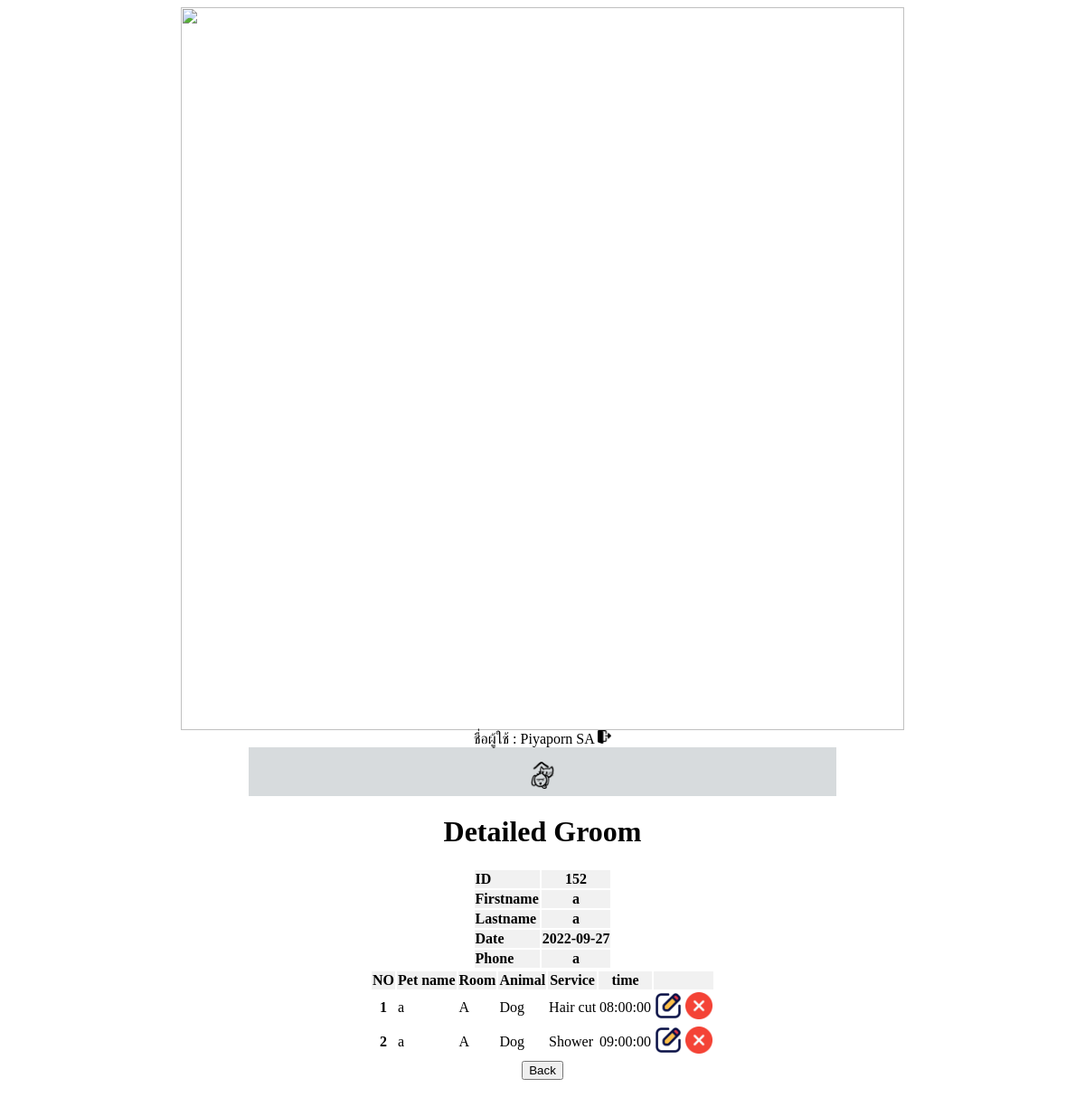
Page /detailed.php?ID=152 (signed in) on the committed database.
### tables this page shows
CREATE TABLE `customer` (
  `C_name` varchar(10) NOT NULL,
  `C_lastname` varchar(10) NOT NULL,
  `ID` int(11) NOT NULL,
  `phone` varchar(10) NOT NULL,
  `user` varchar(10) NOT NULL,
  `date` date NOT NULL
);

CREATE TABLE `personnel` (
  `ID` int(11) NOT NULL,
  `time` time NOT NULL,
  `service` varchar(20) NOT NULL,
  `animal` varchar(5) NOT NULL,
  `R_name` varchar(10) NOT NULL,
  `P_name` varchar(10) NOT NULL,
  `A_ID` int(11) NOT NULL
);

CREATE TABLE `program` (
  `service` varchar(10) NOT NULL,
  `animal` varchar(5) NOT NULL,
  `price` int(5) NOT NULL
);

### detailed.php (the view, shortened to what this page needs)
<?php
require_once("db_connect.php");
echo "<html>\n";
echo "<head>
<meta http-equiv='Content-Type' content='text/html; charset=UTF-8' />\n";
echo "<link rel='stylesheet' href='Shaed.css'>";
echo "</head>\n";
echo "<center>";
echo "<body>\n";
require_once("head.php");
echo "<h1>Detailed Groom</h1>\n";
$sql  = "SELECT * FROM customer WHERE ID = ".$_GET["ID"].";";
$rs = $db_conn->query($sql)
	or die("Error: ".$sql."<br/><br/>");
$row = $rs->fetch_assoc();
echo "<table>\n";
echo "<tr bgcolor='#f1f1f1'>\n";
echo "<th align='left'>ID</th> <th>".$row["ID"]."</th> </tr>\n";
echo "<tr bgcolor='#f1f1f1'>\n";
echo "<th align='left'>Firstname</th> <th>".$row["C_name"]."</th> </tr>\n";
echo "<tr bgcolor='#f1f1f1'>\n";
echo "<th align='left'>Lastname</th> <th>".$row["C_lastname"]."</th> </tr>\n";
echo "<tr bgcolor='#f1f1f1'>\n";
echo "<th align='left'>Date</th> <th>".$row["date"]."</th> </tr>\n";
echo "<tr bgcolor='#f1f1f1'>\n";
echo "<th align='left'>Phone</th> <th>".$row["phone"]."</th> </tr>\n";
echo "</table>\n";
echo "<form method='post' action='f_table.php'>\n";
echo "<table>\n";
echo "<tr bgcolor='#f1f1f1'>\n";
echo "<th>NO</th>\n";
echo "<th>Pet name</th>\n";
echo "<th>Room</th>\n";
echo "<th>Animal</th>\n";
echo "<th>Service</th>\n";
echo "<th>time</th>\n";
echo "<th></th>\n";
echo "</tr>\n";
$sql  = "SELECT * FROM customer LEFT JOIN personnel ON customer.ID = personnel.ID
		LEFT JOIN account ON customer.user = account.user
		LEFT JOIN program ON personnel.service = program.service and  personnel.animal = program.animal
		WHERE customer.ID = '".$_GET["ID"]."' ORDER BY `personnel`.`A_ID` ASC ;";
$rs = $db_conn->query($sql)
	or die("Error: ".$sql."<br/><br/>");
if($rs->num_rows > 0) {
	while ($row = $rs->fetch_assoc()) {
		echo "<tr>\n";
		echo "<th>".$row["A_ID"]."</a></th>\n";
		echo "<td>".$row["P_name"]."</a></td>\n";
		echo "<td>".$row["R_name"]."</a></td>\n";
		echo "<td>".$row["animal"]."</td>\n";
		echo "<td>".$row["service"]."</td>\n";
		echo "<td>".$row["time"]."</td>\n";
		echo "<td align='center'>";
		echo "<a href='f_updatetime.php?A_ID=".$row["A_ID"]."&ID=".$_GET['ID']."'/><img src=images/edit.png width='30'></a>\n";
		echo "<a href='deletetime.php?A_ID=".$row["A_ID"]."&ID=".$_GET['ID']."' class='confirmation' /><img src=images/remove.png width='30'></a>\n";
		echo "</td></tr>\n";
	}
} else {
	echo "<tr>\n";
	echo "<td colspan='8'>Data not found.</td>\n";
	echo "</tr>\n";
}
echo "<tr><td colspan='8' align= 'center' ><input type='button' value='Back' onclick='Back()';'></td></tr>";
echo "</table>\n";
echo "</form>\n";
echo "</body>\n";
echo "</center>";
echo "</html>\n";
?>

### head.php (shortened to what this page needs)
<?php
echo "<img src=images/head.jpg width='800'>";
echo "<center>ชื่อผู้ใช้ : ".$_SESSION["firstname"]." ".$_SESSION["lastname"]."\n<a href='logout.php' /><img src=images/logout1.png width='15'></a></center>";
echo "<ul class='home'>";
echo "<li><a href='home.php' /><img src=images/dog-and-cat-in-pet-hotel.png width='30'></a></li>";
echo "</ul>";
?>

### Shaed.css (style rules this page uses)
ul.home { list-style-type: none; margin: 0; padding: 0; width: 650px; background-color: #D7DBDD; font-size : 20px; }
li { display: block; text-decoration: none; }
li a { display: block; color: #000; padding: 16px 0px 8px 0px; text-decoration: none; }

### rows in the picture
customer: ID "152", C_name "a", C_lastname "a", date "2022-09-27", phone "a", personnel.A_ID "1", personnel.P_name "a", personnel.R_name "A", program.animal "Dog", program.service "Hair cut", personnel.time "08:00:00", personnel.A_ID "2", program.service "Shower", personnel.time "09:00:00"

### other values in the picture
$_SESSION["firstname"] "Piyaporn"
$_SESSION["lastname"] "SA"
